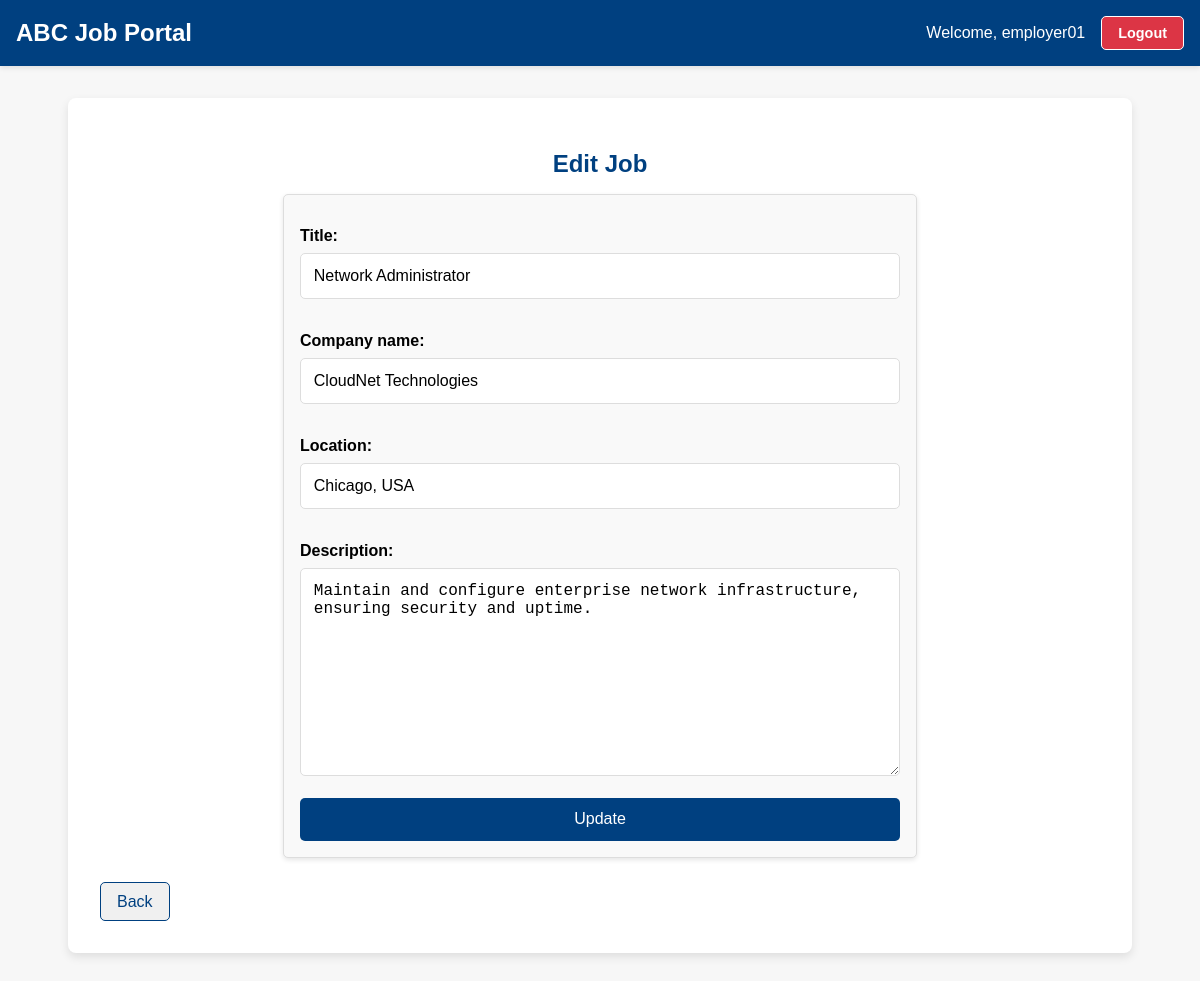
The page /jobs/3/edit/ (signed in) on the database its author committed.
### users/models.py (models this page shows)
class CustomUser(AbstractUser):
    ROLE_CHOICES = (
        ('employer', 'Employer'),
        ('applicant', 'Applicant'),
    )
    role = models.CharField(max_length=10, choices=ROLE_CHOICES)

### jobs/models.py (models this page shows, shortened)
class Job(models.Model):
    title = models.CharField(max_length=255)
    company_name = models.CharField(max_length=255)
    location = models.CharField(max_length=255)
    description = models.TextField()
    posted_by = models.ForeignKey(settings.AUTH_USER_MODEL, on_delete=models.CASCADE)
    created_at = models.DateTimeField(auto_now_add=True)

### jobs/views.py (the view)
# urls.py: path('<int:job_id>/edit/', edit_job, name='edit_job'),
@login_required
def edit_job(request, job_id):
    if request.user.role != 'employer':  # Only employers can edit jobs
        return redirect('dashboard')
    job = get_object_or_404(Job, id=job_id, posted_by=request.user)  # Ensure the job belongs to the logged-in employer
    if request.method == "POST":
        form = JobForm(request.POST, instance=job)
        if form.is_valid():
            form.save()
            messages.success(request, "Job successfully updated!")
            return redirect('employer_dashboard')
    else:
        form = JobForm(instance=job)
    return render(request, 'jobs/edit_job.html', {'form': form, 'job': job})

### jobs/forms.py
class JobForm(forms.ModelForm):
    class Meta:
        model = Job
        fields = ['title', 'company_name', 'location', 'description']

### jobs/templates/jobs/edit_job.html (shortened to what this page needs)
{% extends 'base.html' %}
{% block content %}
<h2 style="text-align: center; color: #004080; margin-bottom: 1rem;">Edit Job</h2>
<div style="max-width: 600px; margin: 0 auto; padding: 1rem; background-color: #f9f9f9; border: 1px solid #ddd; border-radius: 5px; box-shadow: 0 2px 5px rgba(0, 0, 0, 0.1);">
    <form method="post" style="display: flex; flex-direction: column; gap: 0.1rem;">
        {{ form.as_p }}
        <button type="submit" style="background-color: #004080; color: white; border: none; padding: 0.8rem; border-radius: 5px; cursor: pointer; font-size: 1rem;">Update</button>
    </form>
</div>
<a href="{% url 'employer_dashboard' %}" class="btn-primary no-underline" style="display: inline-block; margin-top: 1.5rem; text-align: center; background-color: #f0f0f0; color: #004080; padding: 0.6rem 1rem; border: 1px solid #004080; border-radius: 5px; text-decoration: none;">Back</a>
{% endblock %}

### users/templates/base.html (shortened to what this page needs)
<!DOCTYPE html>
<html lang="en">
<head>
</head>
<body>
    <header style="display: flex; justify-content: space-between; align-items: center; padding: 1rem; background-color: #004080; color: white; box-shadow: 0 2px 5px rgba(0, 0, 0, 0.1);">
        <h1 style="margin: 0; font-size: 1.5rem; color: white;">ABC Job Portal</h1>
        {% if user.is_authenticated %}
        <div style="display: flex; align-items: center; gap: 1rem;">
            <span style="font-size: 1rem;">Welcome, {{ user.username }}</span>
            <a href="{% url 'logout' %}" style="color: white; text-decoration: none; background-color: #dc3545; padding: 0.5rem 1rem; border-radius: 5px; font-size: 0.9rem; font-weight: bold; cursor: pointer; transition: background-color 0.3s ease;">
                Logout
            </a>
        </div>
        {% endif %}
    </header>
    <div class="container">
        {% block content %}{% endblock %}
    </div>
</body>
</html>

### users/templates/base.html (style rules this page uses)
body { font-family: 'Arial', sans-serif; margin: 0; padding: 0; background-color: #f7f7f7; }
header { background-color: #003366; color: white; padding: 1rem; display: flex; justify-content: space-between; align-items: center; }
header a { color: white; text-decoration: none; padding: 0.5rem 1rem; border: 1px solid white; border-radius: 5px; }
.container { max-width: 1000px; margin: 2rem auto; background: white; border-radius: 8px; box-shadow: 0px 4px 10px rgba(0, 0, 0, 0.1); padding: 2rem; }
h1, h2, h3 { color: #003366; }
button, input[type='submit'], .btn-primary { background-color: #003366; color: white; border: none; padding: 0.5rem 1rem; border-radius: 5px; cursor: pointer; }

### jobs/templates/jobs/edit_job.html (style rules this page uses)
form label { display: block; margin-bottom: 0.5rem; font-weight: bold; }
form input, form select, form textarea { width: 100%; padding: 0.8rem; border: 1px solid #ddd; border-radius: 5px; font-size: 1rem; box-sizing: border-box; }

### rows shown on the page
CustomUser: username "employer01"
Job: title "Network Administrator", company_name "CloudNet Technologies", location "Chicago, USA", description "Maintain and configure enterprise network infrastructure, ensuring security and uptime."
